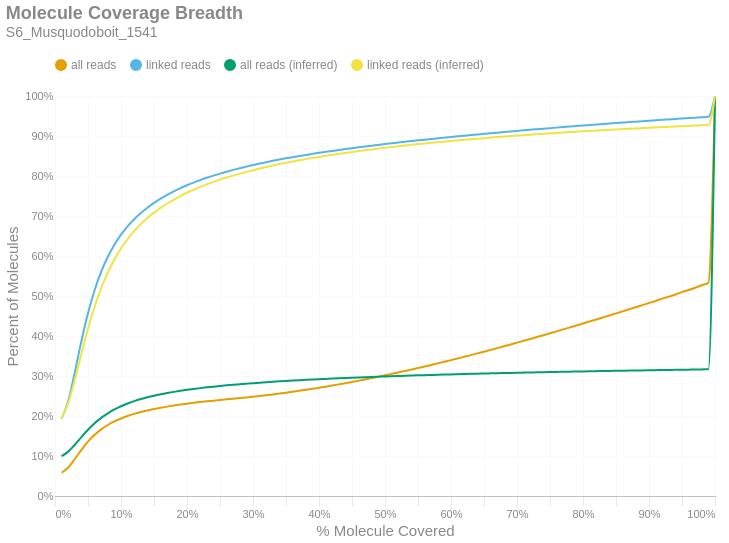

Source (notebook cell):
### Markdown cell above
### Molecule Read Coverage
This chart shows molecule coverage breadth as computed by the number of bases aligned to that molecule. In other words, "*how much of each unique long molecule is actually sequenced/aligned?*" Keep in mind there is a distinction between sequences and alignments, since some sequences belonging to a particular molecule may not align well and wouldn't appear in the alignment data. This chart also shows molecule coverage breadth as computed by the *inferred fragment* from which the aligned sequences originate. Unlike read coverage, this calculation takes into account the total insert size, including unsequenced gaps between the forward and reverse reads. Like the previous figures, these are cumulative percents.

### Code cell
if SKIPLR:
    print_html(f"Skipped")
else:
    binned_df = consolidated_hist(valids['coverage_bp'], mask, 0.01, True)
    binned_df_inf = consolidated_hist(valids['coverage_inserts'], mask, 0.01, True)
    binned_df = binned_df.with_columns(pl.lit(binned_df_inf['all reads (cumsum)']).alias('all reads (inferred)'))
    binned_df = binned_df.with_columns(pl.lit(binned_df_inf['linked reads (cumsum)']).alias('linked reads (inferred)'))
    binned_df = binned_df.with_columns(
        (pl.col('bin').cast(pl.Float64) + 0.01).alias('right_edge')
    )

    with SafeRender(binned_df):
        (
            density_plot(binned_df, 'Molecule Coverage Breadth', samplename, 'molcov', ['all reads (inferred)','linked reads (inferred)'])
            .encode(
                #x=alt.X('bin:Q', title="% Molecule Covered").axis(format = '%').scale(padding=0),
                x=alt.X('right_edge:Q', title="% Molecule Covered").axis(format='%').scale(padding=0),
                y=alt.Y('value:Q', title='Percent of Molecules')
                    .axis(format='%')
                    .stack(False)
                    .scale(domainMin=0, padding=0),
                color=alt.Color("key:N").scale(domain = ["all reads", "linked reads", "all reads (inferred)", "linked reads (inferred)"]),
                tooltip = [
                    alt.Tooltip("key:N", title = "Data Type"),
                    alt.Tooltip("range_label:N", title="% Molecule Covered"),
                    alt.Tooltip("value:Q", format = ".2%", title="% Molecules")
                ]
            )
        ).display()

### Figure 1 — Vega-Lite specification as saved in the notebook (floating-point values rounded to 4 significant figures)
{"width": "container", "height": 400, "config": {"title": {"anchor": "start", "dy": -15, "fontSize": 18, "color": "#888888", "subtitleColor": "#888888", "subtitleFontSize": 14}, "arc": {"fill": "#0072B2"}, "axis": {"domainColor": "#888888", "domainWidth": 0.5, "gridWidth": 0.2, "grid": false, "titleFontWeight": 400, "titleFontSize": 15, "labelFontSize": 11, "labelColor": "#888888", "tickColor": "#888888", "tickWidth": 0.2, "titleColor": "#888888"}, "axisBand": {"grid": false}, "axisX": {"grid": true, "tickSize": 10, "domainCap": "round"}, "axisY": {"domain": false, "grid": true, "tickSize": 0, "domainCap": "round"}, "background": "transparent", "header": {"labelFontSize": 15, "labelColor": "#888888", "titleFontSize": 15, "titleFontWeight": 600, "titleColor": "#888888"}, "legend": {"labelFont": "sans-serif", "labelFontSize": 12, "labelColor": "#888888", "symbolSize": 100, "symbolType": "circle", "titleFontSize": 12, "titlePadding": 10, "titleColor": "#888888", "title": null, "orient": "top"}, "range": {"category": ["#E69F00", "#56B4E9", "#009E73", "#F0E442", "#0072B2", "#D55E00", "#CC79A7", "#000000"], "diverging": ["#cfe8f3", "#a2d4ec", "#73bfe2", "#46abdb", "#1696d2", "#12719e"]}, "area": {"fill": "#0072B2", "fillOpacity": 0.7, "line": true, "strokeOpacity": 0.7}, "line": {"color": "#0072B2", "stroke": "#0072B2", "strokeWidth": 2}, "trail": {"color": "#0072B2", "stroke": "#0072B2", "strokeWidth": 0, "size": 1}, "point": {"filled": true, "fillOpacity": 1.0, "size": 95}, "text": {"color": "#888888", "fontSize": 11, "align": "right", "fontWeight": 400, "size": 11}, "bar": {"fill": "#0072B2", "stroke": null}, "view": {"stroke": null, "continuousWidth": 660, "continuousHeight": 400}}, "data": {"name": "data-0993d03638163d74a5d770792960385c"}, "mark": {"type": "line", "interpolate": "monotone", "point": {"opacity": 0, "size": 275}}, "encoding": {"color": {"field": "key", "scale": {"domain": ["all reads", "linked reads", "all reads (inferred)", "linked reads (inferred)"]}, "type": "nominal"}, "tooltip": [{"field": "key", "title": "Data Type", "type": "nominal"}, {"field": "range_label", "title": "% Molecule Covered", "type": "nominal"}, {"field": "value", "format": ".2%", "title": "% Molecules", "type": "quantitative"}], "x": {"axis": {"format": "%"}, "field": "right_edge", "scale": {"padding": 0}, "title": "% Molecule Covered", "type": "quantitative"}, "y": {"axis": {"format": "%"}, "field": "value", "scale": {"domainMin": 0, "padding": 0}, "stack": false, "title": "Percent of Molecules", "type": "quantitative"}}, "params": [{"name": "param_c36ac31b6afebe62", "select": {"type": "point", "fields": ["key"]}, "bind": "legend"}], "title": {"text": "Molecule Coverage Breadth", "subtitle": "S6_Musquodoboit_1541"}, "transform": [{"fold": ["all reads (cumsum)", "linked reads (cumsum)", "all reads (inferred)", "linked reads (inferred)"]}, {"calculate": "replace(datum.key, ' (cumsum)', '')", "as": "key"}, {"filter": {"param": "param_c36ac31b6afebe62"}}], "usermeta": {"embedOptions": {"downloadFileName": "S6_Musquodoboit_1541.molcov"}}, "$schema": "https://vega.github.io/schema/vega-lite/v6.1.0.json", "datasets": {"data-0993d03638163d74a5d770792960385c": [{"bin": "0.0", "interval": "0.0-0.01", "all reads": 0.05818, "linked reads": 0.1936, "all reads (cumsum)": 0.05818, "linked reads (cumsum)": 0.1936, "range_label": "0.0-0.01", "all reads (inferred)": 0.09943, "linked reads (inferred)": 0.1942, "right_edge": 0.01}, {"bin": "0.01", "interval": "0.01-0.02", "all reads": 0.01293, "linked reads": 0.04304, "all reads (cumsum)": 0.07111, "linked reads (cumsum)": 0.2366, "range_label": "0.01-0.02", "all reads (inferred)": 0.1109, "linked reads (inferred)": 0.2323, "right_edge": 0.02}, {"bin": "0.02", "interval": "0.02-0.03", "all reads": 0.02145, "linked reads": 0.07257, "all reads (cumsum)": 0.09256, "linked reads (cumsum)": 0.3092, "range_label": "0.02-0.03", "all reads (inferred)": 0.1281, "linked reads (inferred)": 0.2905, "right_edge": 0.03}, {"bin": "0.03", "interval": "0.03-0.04", "all reads": 0.02297, "linked reads": 0.078, "all reads (cumsum)": 0.1155, "linked reads (cumsum)": 0.3872, "range_label": "0.03-0.04", "all reads (inferred)": 0.1473, "linked reads (inferred)": 0.3556, "right_edge": 0.04}, {"bin": "0.04", "interval": "0.04-0.05", "all reads": 0.02049, "linked reads": 0.06978, "all reads (cumsum)": 0.136, "linked reads (cumsum)": 0.457, "range_label": "0.04-0.05", "all reads (inferred)": 0.1656, "linked reads (inferred)": 0.4181, "right_edge": 0.05}, {"bin": "0.05", "interval": "0.05-0.06", "all reads": 0.01685, "linked reads": 0.05738, "all reads (cumsum)": 0.1529, "linked reads (cumsum)": 0.5144, "range_label": "0.05-0.06", "all reads (inferred)": 0.1817, "linked reads (inferred)": 0.4731, "right_edge": 0.06}, {"bin": "0.06", "interval": "0.06-0.07", "all reads": 0.01361, "linked reads": 0.0463, "all reads (cumsum)": 0.1665, "linked reads (cumsum)": 0.5607, "range_label": "0.06-0.07", "all reads (inferred)": 0.1954, "linked reads (inferred)": 0.5196, "right_edge": 0.07}, {"bin": "0.07", "interval": "0.07-0.08", "all reads": 0.011, "linked reads": 0.03735, "all reads (cumsum)": 0.1775, "linked reads (cumsum)": 0.598, "range_label": "0.07-0.08", "all reads (inferred)": 0.2068, "linked reads (inferred)": 0.5586, "right_edge": 0.08}, {"bin": "0.08", "interval": "0.08-0.09", "all reads": 0.008928, "linked reads": 0.03028, "all reads (cumsum)": 0.1864, "linked reads (cumsum)": 0.6283, "range_label": "0.08-0.09", "all reads (inferred)": 0.2163, "linked reads (inferred)": 0.5912, "right_edge": 0.09}, {"bin": "0.09", "interval": "0.09-0.1", "all reads": 0.007364, "linked reads": 0.02494, "all reads (cumsum)": 0.1938, "linked reads (cumsum)": 0.6532, "range_label": "0.09-0.1", "all reads (inferred)": 0.2245, "linked reads (inferred)": 0.6189, "right_edge": 0.1}, {"bin": "0.1", "interval": "0.1-0.11", "all reads": 0.006199, "linked reads": 0.02092, "all reads (cumsum)": 0.2, "linked reads (cumsum)": 0.6742, "range_label": "0.1-0.11", "all reads (inferred)": 0.2313, "linked reads (inferred)": 0.6422, "right_edge": 0.11}, {"bin": "0.11", "interval": "0.11-0.12", "all reads": 0.00526, "linked reads": 0.01772, "all reads (cumsum)": 0.2052, "linked reads (cumsum)": 0.6919, "range_label": "0.11-0.12", "all reads (inferred)": 0.2372, "linked reads (inferred)": 0.6623, "right_edge": 0.12}, {"bin": "0.12", "interval": "0.12-0.13", "all reads": 0.00458, "linked reads": 0.0154, "all reads (cumsum)": 0.2098, "linked reads (cumsum)": 0.7073, "range_label": "0.12-0.13", "all reads (inferred)": 0.2423, "linked reads (inferred)": 0.6797, "right_edge": 0.13}, {"bin": "0.13", "interval": "0.13-0.14", "all reads": 0.004004, "linked reads": 0.01347, "all reads (cumsum)": 0.2138, "linked reads (cumsum)": 0.7207, "range_label": "0.13-0.14", "all reads (inferred)": 0.2468, "linked reads (inferred)": 0.695, "right_edge": 0.14}, {"bin": "0.14", "interval": "0.14-0.15", "all reads": 0.003586, "linked reads": 0.01202, "all reads (cumsum)": 0.2174, "linked reads (cumsum)": 0.7328, "range_label": "0.14-0.15", "all reads (inferred)": 0.2507, "linked reads (inferred)": 0.7084, "right_edge": 0.15}, {"bin": "0.15", "interval": "0.15-0.16", "all reads": 0.003191, "linked reads": 0.01066, "all reads (cumsum)": 0.2206, "linked reads (cumsum)": 0.7434, "range_label": "0.15-0.16", "all reads (inferred)": 0.2543, "linked reads (inferred)": 0.7204, "right_edge": 0.16}, {"bin": "0.16", "interval": "0.16-0.17", "all reads": 0.002877, "linked reads": 0.009546, "all reads (cumsum)": 0.2235, "linked reads (cumsum)": 0.753, "range_label": "0.16-0.17", "all reads (inferred)": 0.2575, "linked reads (inferred)": 0.7312, "right_edge": 0.17}, {"bin": "0.17", "interval": "0.17-0.18", "all reads": 0.002644, "linked reads": 0.008695, "all reads (cumsum)": 0.2261, "linked reads (cumsum)": 0.7617, "range_label": "0.17-0.18", "all reads (inferred)": 0.2603, "linked reads (inferred)": 0.741, "right_edge": 0.18}, {"bin": "0.18", "interval": "0.18-0.19", "all reads": 0.002394, "linked reads": 0.007827, "all reads (cumsum)": 0.2285, "linked reads (cumsum)": 0.7695, "range_label": "0.18-0.19", "all reads (inferred)": 0.263, "linked reads (inferred)": 0.7499, "right_edge": 0.19}, {"bin": "0.19", "interval": "0.19-0.2", "all reads": 0.002251, "linked reads": 0.007323, "all reads (cumsum)": 0.2307, "linked reads (cumsum)": 0.7768, "range_label": "0.19-0.2", "all reads (inferred)": 0.2654, "linked reads (inferred)": 0.7581, "right_edge": 0.2}, {"bin": "0.2", "interval": "0.2-0.21", "all reads": 0.002093, "linked reads": 0.006709, "all reads (cumsum)": 0.2328, "linked reads (cumsum)": 0.7835, "range_label": "0.2-0.21", "all reads (inferred)": 0.2676, "linked reads (inferred)": 0.7657, "right_edge": 0.21}, {"bin": "0.21", "interval": "0.21-0.22", "all reads": 0.001954, "linked reads": 0.006173, "all reads (cumsum)": 0.2348, "linked reads (cumsum)": 0.7897, "range_label": "0.21-0.22", "all reads (inferred)": 0.2697, "linked reads (inferred)": 0.7726, "right_edge": 0.22}, {"bin": "0.22", "interval": "0.22-0.23", "all reads": 0.001848, "linked reads": 0.005797, "all reads (cumsum)": 0.2366, "linked reads (cumsum)": 0.7955, "range_label": "0.22-0.23", "all reads (inferred)": 0.2716, "linked reads (inferred)": 0.7792, "right_edge": 0.23}, {"bin": "0.23", "interval": "0.23-0.24", "all reads": 0.001751, "linked reads": 0.005377, "all reads (cumsum)": 0.2384, "linked reads (cumsum)": 0.8009, "range_label": "0.23-0.24", "all reads (inferred)": 0.2734, "linked reads (inferred)": 0.7852, "right_edge": 0.24}, {"bin": "0.24", "interval": "0.24-0.25", "all reads": 0.001705, "linked reads": 0.005127, "all reads (cumsum)": 0.2401, "linked reads (cumsum)": 0.806, "range_label": "0.24-0.25", "all reads (inferred)": 0.2751, "linked reads (inferred)": 0.7909, "right_edge": 0.25}, {"bin": "0.25", "interval": "0.25-0.26", "all reads": 0.001615, "linked reads": 0.004788, "all reads (cumsum)": 0.2417, "linked reads (cumsum)": 0.8108, "range_label": "0.25-0.26", "all reads (inferred)": 0.2767, "linked reads (inferred)": 0.7962, "right_edge": 0.26}, {"bin": "0.26", "interval": "0.26-0.27", "all reads": 0.001557, "linked reads": 0.00447, "all reads (cumsum)": 0.2433, "linked reads (cumsum)": 0.8153, "range_label": "0.26-0.27", "all reads (inferred)": 0.2781, "linked reads (inferred)": 0.8011, "right_edge": 0.27}, {"bin": "0.27", "interval": "0.27-0.28", "all reads": 0.001585, "linked reads": 0.004249, "all reads (cumsum)": 0.2449, "linked reads (cumsum)": 0.8195, "range_label": "0.27-0.28", "all reads (inferred)": 0.2795, "linked reads (inferred)": 0.8059, "right_edge": 0.28}, {"bin": "0.28", "interval": "0.28-0.29", "all reads": 0.001634, "linked reads": 0.003973, "all reads (cumsum)": 0.2465, "linked reads (cumsum)": 0.8235, "range_label": "0.28-0.29", "all reads (inferred)": 0.2808, "linked reads (inferred)": 0.8103, "right_edge": 0.29}, {"bin": "0.29", "interval": "0.29-0.3", "all reads": 0.001748, "linked reads": 0.003897, "all reads (cumsum)": 0.2482, "linked reads (cumsum)": 0.8274, "range_label": "0.29-0.3", "all reads (inferred)": 0.2821, "linked reads (inferred)": 0.8146, "right_edge": 0.3}, {"bin": "0.3", "interval": "0.3-0.31", "all reads": 0.001807, "linked reads": 0.003638, "all reads (cumsum)": 0.25, "linked reads (cumsum)": 0.831, "range_label": "0.3-0.31", "all reads (inferred)": 0.2833, "linked reads (inferred)": 0.8186, "right_edge": 0.31}, {"bin": "0.31", "interval": "0.31-0.32", "all reads": 0.001915, "linked reads": 0.003574, "all reads (cumsum)": 0.252, "linked reads (cumsum)": 0.8346, "range_label": "0.31-0.32", "all reads (inferred)": 0.2845, "linked reads (inferred)": 0.8225, "right_edge": 0.32}, {"bin": "0.32", "interval": "0.32-0.33", "all reads": 0.002006, "linked reads": 0.00333, "all reads (cumsum)": 0.254, "linked reads (cumsum)": 0.8379, "range_label": "0.32-0.33", "all reads (inferred)": 0.2856, "linked reads (inferred)": 0.8262, "right_edge": 0.33}, {"bin": "0.33", "interval": "0.33-0.34", "all reads": 0.002095, "linked reads": 0.003179, "all reads (cumsum)": 0.2561, "linked reads (cumsum)": 0.8411, "range_label": "0.33-0.34", "all reads (inferred)": 0.2866, "linked reads (inferred)": 0.8297, "right_edge": 0.34}, {"bin": "0.34", "interval": "0.34-0.35", "all reads": 0.002178, "linked reads": 0.003062, "all reads (cumsum)": 0.2582, "linked reads (cumsum)": 0.8442, "range_label": "0.34-0.35", "all reads (inferred)": 0.2876, "linked reads (inferred)": 0.8331, "right_edge": 0.35}, {"bin": "0.35", "interval": "0.35-0.36", "all reads": 0.002282, "linked reads": 0.002934, "all reads (cumsum)": 0.2605, "linked reads (cumsum)": 0.8471, "range_label": "0.35-0.36", "all reads (inferred)": 0.2886, "linked reads (inferred)": 0.8363, "right_edge": 0.36}, {"bin": "0.36", "interval": "0.36-0.37", "all reads": 0.002393, "linked reads": 0.002847, "all reads (cumsum)": 0.2629, "linked reads (cumsum)": 0.8499, "range_label": "0.36-0.37", "all reads (inferred)": 0.2895, "linked reads (inferred)": 0.8393, "right_edge": 0.37}, {"bin": "0.37", "interval": "0.37-0.38", "all reads": 0.002494, "linked reads": 0.002745, "all reads (cumsum)": 0.2654, "linked reads (cumsum)": 0.8527, "range_label": "0.37-0.38", "all reads (inferred)": 0.2903, "linked reads (inferred)": 0.8422, "right_edge": 0.38}, {"bin": "0.38", "interval": "0.38-0.39", "all reads": 0.002552, "linked reads": 0.002646, "all reads (cumsum)": 0.268, "linked reads (cumsum)": 0.8553, "range_label": "0.38-0.39", "all reads (inferred)": 0.2912, "linked reads (inferred)": 0.845, "right_edge": 0.39}, {"bin": "0.39", "interval": "0.39-0.4", "all reads": 0.002704, "linked reads": 0.002638, "all reads (cumsum)": 0.2707, "linked reads (cumsum)": 0.858, "range_label": "0.39-0.4", "all reads (inferred)": 0.292, "linked reads (inferred)": 0.8478, "right_edge": 0.4}, {"bin": "0.4", "interval": "0.4-0.41", "all reads": 0.002651, "linked reads": 0.002385, "all reads (cumsum)": 0.2733, "linked reads (cumsum)": 0.8604, "range_label": "0.4-0.41", "all reads (inferred)": 0.2928, "linked reads (inferred)": 0.8504, "right_edge": 0.41}, {"bin": "0.41", "interval": "0.41-0.42", "all reads": 0.002843, "linked reads": 0.002402, "all reads (cumsum)": 0.2762, "linked reads (cumsum)": 0.8628, "range_label": "0.41-0.42", "all reads (inferred)": 0.2935, "linked reads (inferred)": 0.853, "right_edge": 0.42}, {"bin": "0.42", "interval": "0.42-0.43", "all reads": 0.002913, "linked reads": 0.002272, "all reads (cumsum)": 0.2791, "linked reads (cumsum)": 0.865, "range_label": "0.42-0.43", "all reads (inferred)": 0.2943, "linked reads (inferred)": 0.8554, "right_edge": 0.43}, {"bin": "0.43", "interval": "0.43-0.44", "all reads": 0.002965, "linked reads": 0.00224, "all reads (cumsum)": 0.282, "linked reads (cumsum)": 0.8673, "range_label": "0.43-0.44", "all reads (inferred)": 0.295, "linked reads (inferred)": 0.8578, "right_edge": 0.44}, {"bin": "0.44", "interval": "0.44-0.45", "all reads": 0.003093, "linked reads": 0.002232, "all reads (cumsum)": 0.2851, "linked reads (cumsum)": 0.8695, "range_label": "0.44-0.45", "all reads (inferred)": 0.2957, "linked reads (inferred)": 0.8601, "right_edge": 0.45}, {"bin": "0.45", "interval": "0.45-0.46", "all reads": 0.003128, "linked reads": 0.002154, "all reads (cumsum)": 0.2883, "linked reads (cumsum)": 0.8717, "range_label": "0.45-0.46", "all reads (inferred)": 0.2963, "linked reads (inferred)": 0.8623, "right_edge": 0.46}, {"bin": "0.46", "interval": "0.46-0.47", "all reads": 0.003179, "linked reads": 0.002097, "all reads (cumsum)": 0.2914, "linked reads (cumsum)": 0.8737, "range_label": "0.46-0.47", "all reads (inferred)": 0.297, "linked reads (inferred)": 0.8644, "right_edge": 0.47}, {"bin": "0.47", "interval": "0.47-0.48", "all reads": 0.003292, "linked reads": 0.002039, "all reads (cumsum)": 0.2947, "linked reads (cumsum)": 0.8758, "range_label": "0.47-0.48", "all reads (inferred)": 0.2976, "linked reads (inferred)": 0.8665, "right_edge": 0.48}, {"bin": "0.48", "interval": "0.48-0.49", "all reads": 0.003286, "linked reads": 0.002001, "all reads (cumsum)": 0.298, "linked reads (cumsum)": 0.8778, "range_label": "0.48-0.49", "all reads (inferred)": 0.2982, "linked reads (inferred)": 0.8686, "right_edge": 0.49}, {"bin": "0.49", "interval": "0.49-0.5", "all reads": 0.003688, "linked reads": 0.002058, "all reads (cumsum)": 0.3017, "linked reads (cumsum)": 0.8798, "range_label": "0.49-0.5", "all reads (inferred)": 0.2989, "linked reads (inferred)": 0.8706, "right_edge": 0.5}, {"bin": "0.5", "interval": "0.5-0.51", "all reads": 0.003277, "linked reads": 0.00187, "all reads (cumsum)": 0.305, "linked reads (cumsum)": 0.8817, "range_label": "0.5-0.51", "all reads (inferred)": 0.2994, "linked reads (inferred)": 0.8725, "right_edge": 0.51}, {"bin": "0.51", "interval": "0.51-0.52", "all reads": 0.003703, "linked reads": 0.001877, "all reads (cumsum)": 0.3087, "linked reads (cumsum)": 0.8836, "range_label": "0.51-0.52", "all reads (inferred)": 0.3, "linked reads (inferred)": 0.8744, "right_edge": 0.52}, {"bin": "0.52", "interval": "0.52-0.53", "all reads": 0.003637, "linked reads": 0.00186, "all reads (cumsum)": 0.3123, "linked reads (cumsum)": 0.8855, "range_label": "0.52-0.53", "all reads (inferred)": 0.3006, "linked reads (inferred)": 0.8762, "right_edge": 0.53}, {"bin": "0.53", "interval": "0.53-0.54", "all reads": 0.003734, "linked reads": 0.001835, "all reads (cumsum)": 0.3161, "linked reads (cumsum)": 0.8873, "range_label": "0.53-0.54", "all reads (inferred)": 0.3011, "linked reads (inferred)": 0.878, "right_edge": 0.54}, {"bin": "0.54", "interval": "0.54-0.55", "all reads": 0.003761, "linked reads": 0.001801, "all reads (cumsum)": 0.3198, "linked reads (cumsum)": 0.8891, "range_label": "0.54-0.55", "all reads (inferred)": 0.3016, "linked reads (inferred)": 0.8797, "right_edge": 0.55}, {"bin": "0.55", "interval": "0.55-0.56", "all reads": 0.00388, "linked reads": 0.001746, "all reads (cumsum)": 0.3237, "linked reads (cumsum)": 0.8908, "range_label": "0.55-0.56", "all reads (inferred)": 0.3021, "linked reads (inferred)": 0.8814, "right_edge": 0.56}, {"bin": "0.56", "interval": "0.56-0.57", "all reads": 0.00393, "linked reads": 0.001715, "all reads (cumsum)": 0.3276, "linked reads (cumsum)": 0.8925, "range_label": "0.56-0.57", "all reads (inferred)": 0.3026, "linked reads (inferred)": 0.883, "right_edge": 0.57}, {"bin": "0.57", "interval": "0.57-0.58", "all reads": 0.003895, "linked reads": 0.001675, "all reads (cumsum)": 0.3315, "linked reads (cumsum)": 0.8942, "range_label": "0.57-0.58", "all reads (inferred)": 0.3031, "linked reads (inferred)": 0.8846, "right_edge": 0.58}, {"bin": "0.58", "interval": "0.58-0.59", "all reads": 0.004019, "linked reads": 0.001717, "all reads (cumsum)": 0.3355, "linked reads (cumsum)": 0.8959, "range_label": "0.58-0.59", "all reads (inferred)": 0.3036, "linked reads (inferred)": 0.8861, "right_edge": 0.59}, {"bin": "0.59", "interval": "0.59-0.6", "all reads": 0.004183, "linked reads": 0.001682, "all reads (cumsum)": 0.3397, "linked reads (cumsum)": 0.8976, "range_label": "0.59-0.6", "all reads (inferred)": 0.304, "linked reads (inferred)": 0.8876, "right_edge": 0.6}, {"bin": "0.6", "interval": "0.6-0.61", "all reads": 0.003995, "linked reads": 0.001552, "all reads (cumsum)": 0.3437, "linked reads (cumsum)": 0.8992, "range_label": "0.6-0.61", "all reads (inferred)": 0.3045, "linked reads (inferred)": 0.889, "right_edge": 0.61}, {"bin": "0.61", "interval": "0.61-0.62", "all reads": 0.004217, "linked reads": 0.001566, "all reads (cumsum)": 0.3479, "linked reads (cumsum)": 0.9007, "range_label": "0.61-0.62", "all reads (inferred)": 0.3049, "linked reads (inferred)": 0.8904, "right_edge": 0.62}, {"bin": "0.62", "interval": "0.62-0.63", "all reads": 0.004228, "linked reads": 0.001608, "all reads (cumsum)": 0.3522, "linked reads (cumsum)": 0.9023, "range_label": "0.62-0.63", "all reads (inferred)": 0.3053, "linked reads (inferred)": 0.8919, "right_edge": 0.63}, {"bin": "0.63", "interval": "0.63-0.64", "all reads": 0.004335, "linked reads": 0.001561, "all reads (cumsum)": 0.3565, "linked reads (cumsum)": 0.9039, "range_label": "0.63-0.64", "all reads (inferred)": 0.3057, "linked reads (inferred)": 0.8932, "right_edge": 0.64}, {"bin": "0.64", "interval": "0.64-0.65", "all reads": 0.004306, "linked reads": 0.001523, "all reads (cumsum)": 0.3608, "linked reads (cumsum)": 0.9054, "range_label": "0.64-0.65", "all reads (inferred)": 0.3062, "linked reads (inferred)": 0.8946, "right_edge": 0.65}, {"bin": "0.65", "interval": "0.65-0.66", "all reads": 0.004543, "linked reads": 0.001509, "all reads (cumsum)": 0.3654, "linked reads (cumsum)": 0.9069, "range_label": "0.65-0.66", "all reads (inferred)": 0.3066, "linked reads (inferred)": 0.8959, "right_edge": 0.66}, {"bin": "0.66", "interval": "0.66-0.67", "all reads": 0.004366, "linked reads": 0.001465, "all reads (cumsum)": 0.3697, "linked reads (cumsum)": 0.9084, "range_label": "0.66-0.67", "all reads (inferred)": 0.307, "linked reads (inferred)": 0.8972, "right_edge": 0.67}, {"bin": "0.67", "interval": "0.67-0.68", "all reads": 0.004501, "linked reads": 0.001487, "all reads (cumsum)": 0.3742, "linked reads (cumsum)": 0.9099, "range_label": "0.67-0.68", "all reads (inferred)": 0.3074, "linked reads (inferred)": 0.8985, "right_edge": 0.68}, {"bin": "0.68", "interval": "0.68-0.69", "all reads": 0.004492, "linked reads": 0.001421, "all reads (cumsum)": 0.3787, "linked reads (cumsum)": 0.9113, "range_label": "0.68-0.69", "all reads (inferred)": 0.3077, "linked reads (inferred)": 0.8997, "right_edge": 0.69}, {"bin": "0.69", "interval": "0.69-0.7", "all reads": 0.004684, "linked reads": 0.001449, "all reads (cumsum)": 0.3834, "linked reads (cumsum)": 0.9128, "range_label": "0.69-0.7", "all reads (inferred)": 0.3081, "linked reads (inferred)": 0.9009, "right_edge": 0.7}, {"bin": "0.7", "interval": "0.7-0.71", "all reads": 0.004565, "linked reads": 0.001418, "all reads (cumsum)": 0.388, "linked reads (cumsum)": 0.9142, "range_label": "0.7-0.71", "all reads (inferred)": 0.3085, "linked reads (inferred)": 0.9021, "right_edge": 0.71}, {"bin": "0.71", "interval": "0.71-0.72", "all reads": 0.004612, "linked reads": 0.001432, "all reads (cumsum)": 0.3926, "linked reads (cumsum)": 0.9156, "range_label": "0.71-0.72", "all reads (inferred)": 0.3088, "linked reads (inferred)": 0.9032, "right_edge": 0.72}, {"bin": "0.72", "interval": "0.72-0.73", "all reads": 0.00476, "linked reads": 0.00135, "all reads (cumsum)": 0.3973, "linked reads (cumsum)": 0.917, "range_label": "0.72-0.73", "all reads (inferred)": 0.3092, "linked reads (inferred)": 0.9044, "right_edge": 0.73}, {"bin": "0.73", "interval": "0.73-0.74", "all reads": 0.004681, "linked reads": 0.001338, "all reads (cumsum)": 0.402, "linked reads (cumsum)": 0.9183, "range_label": "0.73-0.74", "all reads (inferred)": 0.3095, "linked reads (inferred)": 0.9055, "right_edge": 0.74}, {"bin": "0.74", "interval": "0.74-0.75", "all reads": 0.004981, "linked reads": 0.001376, "all reads (cumsum)": 0.407, "linked reads (cumsum)": 0.9197, "range_label": "0.74-0.75", "all reads (inferred)": 0.3099, "linked reads (inferred)": 0.9066, "right_edge": 0.75}, {"bin": "0.75", "interval": "0.75-0.76", "all reads": 0.00466, "linked reads": 0.001257, "all reads (cumsum)": 0.4117, "linked reads (cumsum)": 0.9209, "range_label": "0.75-0.76", "all reads (inferred)": 0.3102, "linked reads (inferred)": 0.9077, "right_edge": 0.76}, {"bin": "0.76", "interval": "0.76-0.77", "all reads": 0.004896, "linked reads": 0.001369, "all reads (cumsum)": 0.4165, "linked reads (cumsum)": 0.9223, "range_label": "0.76-0.77", "all reads (inferred)": 0.3105, "linked reads (inferred)": 0.9087, "right_edge": 0.77}, {"bin": "0.77", "interval": "0.77-0.78", "all reads": 0.004872, "linked reads": 0.001315, "all reads (cumsum)": 0.4214, "linked reads (cumsum)": 0.9236, "range_label": "0.77-0.78", "all reads (inferred)": 0.3109, "linked reads (inferred)": 0.9098, "right_edge": 0.78}, {"bin": "0.78", "interval": "0.78-0.79", "all reads": 0.004866, "linked reads": 0.001282, "all reads (cumsum)": 0.4263, "linked reads (cumsum)": 0.9249, "range_label": "0.78-0.79", "all reads (inferred)": 0.3112, "linked reads (inferred)": 0.9107, "right_edge": 0.79}, {"bin": "0.79", "interval": "0.79-0.8", "all reads": 0.005165, "linked reads": 0.0013, "all reads (cumsum)": 0.4315, "linked reads (cumsum)": 0.9262, "range_label": "0.79-0.8", "all reads (inferred)": 0.3115, "linked reads (inferred)": 0.9117, "right_edge": 0.8}, {"bin": "0.8", "interval": "0.8-0.81", "all reads": 0.004823, "linked reads": 0.00123, "all reads (cumsum)": 0.4363, "linked reads (cumsum)": 0.9274, "range_label": "0.8-0.81", "all reads (inferred)": 0.3118, "linked reads (inferred)": 0.9127, "right_edge": 0.81}, {"bin": "0.81", "interval": "0.81-0.82", "all reads": 0.004964, "linked reads": 0.001256, "all reads (cumsum)": 0.4412, "linked reads (cumsum)": 0.9287, "range_label": "0.81-0.82", "all reads (inferred)": 0.3121, "linked reads (inferred)": 0.9136, "right_edge": 0.82}, {"bin": "0.82", "interval": "0.82-0.83", "all reads": 0.005091, "linked reads": 0.001251, "all reads (cumsum)": 0.4463, "linked reads (cumsum)": 0.9299, "range_label": "0.82-0.83", "all reads (inferred)": 0.3124, "linked reads (inferred)": 0.9146, "right_edge": 0.83}, {"bin": "0.83", "interval": "0.83-0.84", "all reads": 0.005114, "linked reads": 0.001213, "all reads (cumsum)": 0.4514, "linked reads (cumsum)": 0.9312, "range_label": "0.83-0.84", "all reads (inferred)": 0.3127, "linked reads (inferred)": 0.9155, "right_edge": 0.84}, {"bin": "0.84", "interval": "0.84-0.85", "all reads": 0.005061, "linked reads": 0.001184, "all reads (cumsum)": 0.4565, "linked reads (cumsum)": 0.9323, "range_label": "0.84-0.85", "all reads (inferred)": 0.313, "linked reads (inferred)": 0.9164, "right_edge": 0.85}, {"bin": "0.85", "interval": "0.85-0.86", "all reads": 0.005164, "linked reads": 0.001225, "all reads (cumsum)": 0.4617, "linked reads (cumsum)": 0.9336, "range_label": "0.85-0.86", "all reads (inferred)": 0.3132, "linked reads (inferred)": 0.9173, "right_edge": 0.86}, {"bin": "0.86", "interval": "0.86-0.87", "all reads": 0.005127, "linked reads": 0.001229, "all reads (cumsum)": 0.4668, "linked reads (cumsum)": 0.9348, "range_label": "0.86-0.87", "all reads (inferred)": 0.3135, "linked reads (inferred)": 0.9181, "right_edge": 0.87}, {"bin": "0.87", "interval": "0.87-0.88", "all reads": 0.005254, "linked reads": 0.001126, "all reads (cumsum)": 0.472, "linked reads (cumsum)": 0.9359, "range_label": "0.87-0.88", "all reads (inferred)": 0.3138, "linked reads (inferred)": 0.919, "right_edge": 0.88}, {"bin": "0.88", "interval": "0.88-0.89", "all reads": 0.005164, "linked reads": 0.00112, "all reads (cumsum)": 0.4772, "linked reads (cumsum)": 0.937, "range_label": "0.88-0.89", "all reads (inferred)": 0.3141, "linked reads (inferred)": 0.9198, "right_edge": 0.89}, {"bin": "0.89", "interval": "0.89-0.9", "all reads": 0.005339, "linked reads": 0.001184, "all reads (cumsum)": 0.4826, "linked reads (cumsum)": 0.9382, "range_label": "0.89-0.9", "all reads (inferred)": 0.3143, "linked reads (inferred)": 0.9206, "right_edge": 0.9}, {"bin": "0.9", "interval": "0.9-0.91", "all reads": 0.005089, "linked reads": 0.001082, "all reads (cumsum)": 0.4876, "linked reads (cumsum)": 0.9393, "range_label": "0.9-0.91", "all reads (inferred)": 0.3146, "linked reads (inferred)": 0.9214, "right_edge": 0.91}, {"bin": "0.91", "interval": "0.91-0.92", "all reads": 0.005781, "linked reads": 0.00112, "all reads (cumsum)": 0.4934, "linked reads (cumsum)": 0.9404, "range_label": "0.91-0.92", "all reads (inferred)": 0.3148, "linked reads (inferred)": 0.9222, "right_edge": 0.92}, {"bin": "0.92", "interval": "0.92-0.93", "all reads": 0.004996, "linked reads": 0.001091, "all reads (cumsum)": 0.4984, "linked reads (cumsum)": 0.9415, "range_label": "0.92-0.93", "all reads (inferred)": 0.3151, "linked reads (inferred)": 0.923, "right_edge": 0.93}, {"bin": "0.93", "interval": "0.93-0.94", "all reads": 0.005462, "linked reads": 0.001093, "all reads (cumsum)": 0.5039, "linked reads (cumsum)": 0.9426, "range_label": "0.93-0.94", "all reads (inferred)": 0.3154, "linked reads (inferred)": 0.9237, "right_edge": 0.94}, {"bin": "0.94", "interval": "0.94-0.95", "all reads": 0.005896, "linked reads": 0.001083, "all reads (cumsum)": 0.5098, "linked reads (cumsum)": 0.9437, "range_label": "0.94-0.95", "all reads (inferred)": 0.3156, "linked reads (inferred)": 0.9246, "right_edge": 0.95}, {"bin": "0.95", "interval": "0.95-0.96", "all reads": 0.005055, "linked reads": 0.00107, "all reads (cumsum)": 0.5148, "linked reads (cumsum)": 0.9448, "range_label": "0.95-0.96", "all reads (inferred)": 0.3159, "linked reads (inferred)": 0.9253, "right_edge": 0.96}, {"bin": "0.96", "interval": "0.96-0.97", "all reads": 0.005855, "linked reads": 0.00105, "all reads (cumsum)": 0.5207, "linked reads (cumsum)": 0.9458, "range_label": "0.96-0.97", "all reads (inferred)": 0.3162, "linked reads (inferred)": 0.9261, "right_edge": 0.97}, {"bin": "0.97", "interval": "0.97-0.98", "all reads": 0.006294, "linked reads": 0.00103, "all reads (cumsum)": 0.527, "linked reads (cumsum)": 0.9468, "range_label": "0.97-0.98", "all reads (inferred)": 0.3165, "linked reads (inferred)": 0.9269, "right_edge": 0.98}, {"bin": "0.98", "interval": "0.98-0.99", "all reads": 0.005877, "linked reads": 0.00108, "all reads (cumsum)": 0.5329, "linked reads (cumsum)": 0.9479, "range_label": "0.98-0.99", "all reads (inferred)": 0.3168, "linked reads (inferred)": 0.9275, "right_edge": 0.99}, {"bin": "0.99", "interval": "0.99-1.0", "all reads": 0.4671, "linked reads": 0.05208, "all reads (cumsum)": 1.0, "linked reads (cumsum)": 1.0, "range_label": "0.99-1.0", "all reads (inferred)": 1.0, "linked reads (inferred)": 1.0, "right_edge": 1.0}]}}
